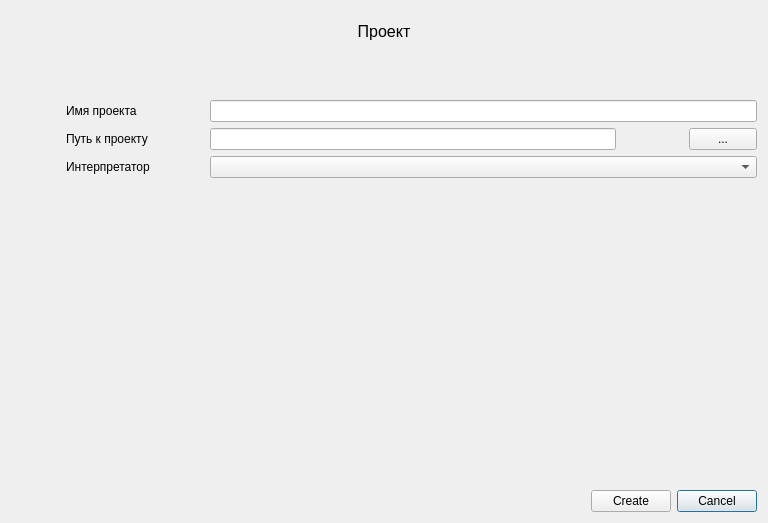
<?xml version="1.0" encoding="UTF-8"?>
<ui version="4.0">
 <class>ProjectCreatorDialog</class>
 <widget class="QDialog" name="ProjectCreatorDialog">
  <property name="geometry">
   <rect>
    <x>0</x>
    <y>0</y>
    <width>768</width>
    <height>523</height>
   </rect>
  </property>
  <property name="windowTitle">
   <string>Настройки проекта</string>
  </property>
  <layout class="QVBoxLayout" name="verticalLayout" stretch="1,1,10">
   <item>
    <widget class="QLabel" name="label_4">
     <property name="font">
      <font>
       <pointsize>12</pointsize>
      </font>
     </property>
     <property name="text">
      <string>Проект</string>
     </property>
     <property name="alignment">
      <set>Qt::AlignCenter</set>
     </property>
    </widget>
   </item>
   <item>
    <spacer name="verticalSpacer_2">
     <property name="orientation">
      <enum>Qt::Vertical</enum>
     </property>
     <property name="sizeHint" stdset="0">
      <size>
       <width>20</width>
       <height>228</height>
      </size>
     </property>
    </spacer>
   </item>
   <item>
    <layout class="QGridLayout" name="gridLayout" columnstretch="1,1,1,10" columnminimumwidth="0,0,0,0">
     <item row="2" column="0">
      <spacer name="horizontalSpacer">
       <property name="orientation">
        <enum>Qt::Horizontal</enum>
       </property>
       <property name="sizeHint" stdset="0">
        <size>
         <width>40</width>
         <height>20</height>
        </size>
       </property>
      </spacer>
     </item>
     <item row="1" column="3">
      <layout class="QHBoxLayout" name="horizontalLayout_2" stretch="6,1,1">
       <item>
        <widget class="QLineEdit" name="project_dir"/>
       </item>
       <item>
        <spacer name="horizontalSpacer_7">
         <property name="orientation">
          <enum>Qt::Horizontal</enum>
         </property>
         <property name="sizeHint" stdset="0">
          <size>
           <width>30</width>
           <height>20</height>
          </size>
         </property>
        </spacer>
       </item>
       <item>
        <widget class="QPushButton" name="path_to_dir_btn">
         <property name="minimumSize">
          <size>
           <width>30</width>
           <height>0</height>
          </size>
         </property>
         <property name="text">
          <string>...</string>
         </property>
        </widget>
       </item>
      </layout>
     </item>
     <item row="2" column="3">
      <widget class="QComboBox" name="interpretator_chose"/>
     </item>
     <item row="4" column="3">
      <layout class="QHBoxLayout" name="horizontalLayout_4" stretch="0,0,2">
       <item>
        <spacer name="horizontalSpacer_3">
         <property name="orientation">
          <enum>Qt::Horizontal</enum>
         </property>
         <property name="sizeHint" stdset="0">
          <size>
           <width>40</width>
           <height>20</height>
          </size>
         </property>
        </spacer>
       </item>
       <item>
        <widget class="QPushButton" name="create_btn">
         <property name="sizePolicy">
          <sizepolicy hsizetype="Fixed" vsizetype="Fixed">
           <horstretch>0</horstretch>
           <verstretch>0</verstretch>
          </sizepolicy>
         </property>
         <property name="text">
          <string>Create</string>
         </property>
        </widget>
       </item>
       <item>
        <widget class="QPushButton" name="cancel_btn">
         <property name="sizePolicy">
          <sizepolicy hsizetype="Fixed" vsizetype="Fixed">
           <horstretch>0</horstretch>
           <verstretch>0</verstretch>
          </sizepolicy>
         </property>
         <property name="text">
          <string>Cancel</string>
         </property>
         <property name="default">
          <bool>true</bool>
         </property>
        </widget>
       </item>
      </layout>
     </item>
     <item row="1" column="1">
      <widget class="QLabel" name="label_2">
       <property name="sizePolicy">
        <sizepolicy hsizetype="Preferred" vsizetype="Preferred">
         <horstretch>0</horstretch>
         <verstretch>0</verstretch>
        </sizepolicy>
       </property>
       <property name="text">
        <string>Путь к проекту</string>
       </property>
       <property name="alignment">
        <set>Qt::AlignLeading|Qt::AlignLeft|Qt::AlignVCenter</set>
       </property>
      </widget>
     </item>
     <item row="2" column="1">
      <widget class="QLabel" name="label_3">
       <property name="sizePolicy">
        <sizepolicy hsizetype="Preferred" vsizetype="Preferred">
         <horstretch>0</horstretch>
         <verstretch>0</verstretch>
        </sizepolicy>
       </property>
       <property name="text">
        <string>Интерпретатор</string>
       </property>
       <property name="alignment">
        <set>Qt::AlignLeading|Qt::AlignLeft|Qt::AlignVCenter</set>
       </property>
      </widget>
     </item>
     <item row="0" column="1">
      <widget class="QLabel" name="label">
       <property name="sizePolicy">
        <sizepolicy hsizetype="Preferred" vsizetype="Preferred">
         <horstretch>0</horstretch>
         <verstretch>0</verstretch>
        </sizepolicy>
       </property>
       <property name="text">
        <string>Имя проекта</string>
       </property>
       <property name="alignment">
        <set>Qt::AlignLeading|Qt::AlignLeft|Qt::AlignVCenter</set>
       </property>
      </widget>
     </item>
     <item row="3" column="3">
      <spacer name="verticalSpacer">
       <property name="orientation">
        <enum>Qt::Vertical</enum>
       </property>
       <property name="sizeHint" stdset="0">
        <size>
         <width>20</width>
         <height>22</height>
        </size>
       </property>
      </spacer>
     </item>
     <item row="0" column="3">
      <widget class="QLineEdit" name="project_name"/>
     </item>
     <item row="2" column="2">
      <spacer name="horizontalSpacer_2">
       <property name="orientation">
        <enum>Qt::Horizontal</enum>
       </property>
       <property name="sizeHint" stdset="0">
        <size>
         <width>40</width>
         <height>20</height>
        </size>
       </property>
      </spacer>
     </item>
    </layout>
   </item>
  </layout>
 </widget>
 <resources/>
 <connections/>
</ui>
